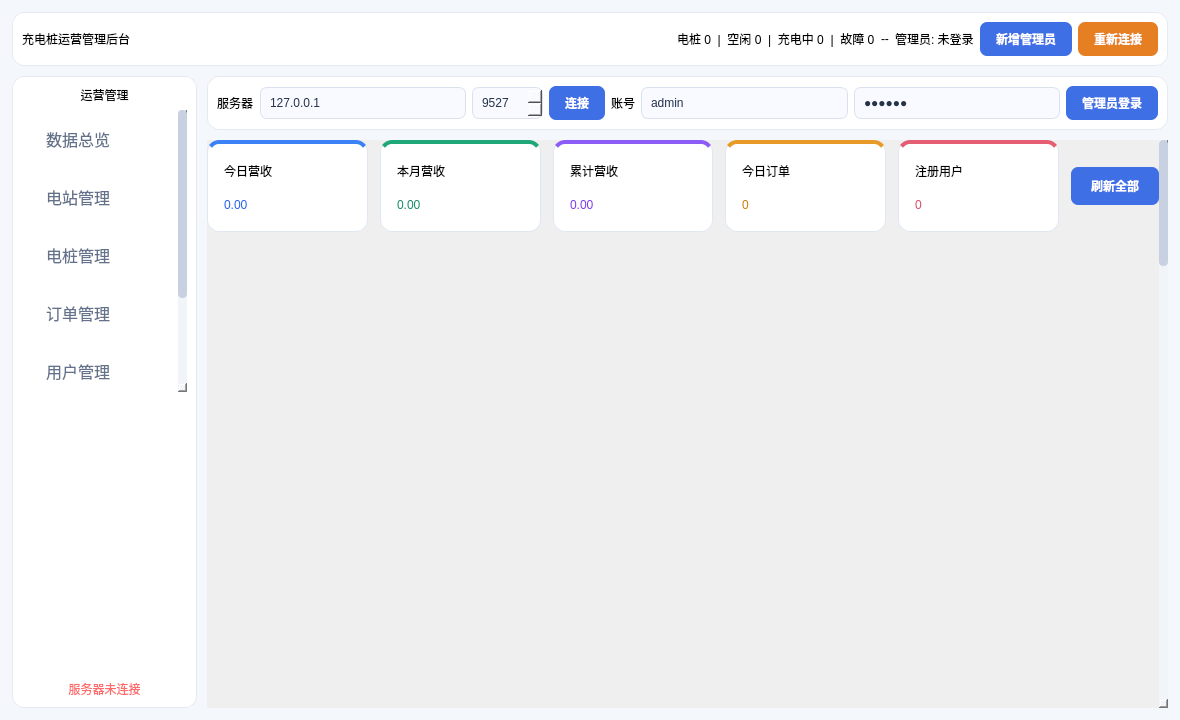
<?xml version="1.0" encoding="UTF-8"?>
<ui version="4.0">
 <class>AdminWindow</class>
 <widget class="QMainWindow" name="AdminWindow">
  <property name="windowTitle"><string>充电桩运营管理后台</string></property>
  <property name="minimumSize"><size><width>1180</width><height>720</height></size></property>
  <property name="styleSheet"><string notr="true">QMainWindow,QWidget#centralwidget{background:#f4f7fb;color:#25324a;font-family:&quot;Microsoft YaHei&quot;;font-size:14px} QFrame#topBar,QFrame#sideBar,QFrame.panel,QFrame#loginPanel,QFrame#stationForm{background:#ffffff;border:1px solid #e5eaf2;border-radius:12px} QFrame#card1{background-color:#ffffff;border:1px solid #dfe7f3;border-top:4px solid #3b82f6;border-radius:12px} QFrame#card2{background-color:#ffffff;border:1px solid #dfe7f3;border-top:4px solid #20a779;border-radius:12px} QFrame#card3{background-color:#ffffff;border:1px solid #dfe7f3;border-top:4px solid #8b5cf6;border-radius:12px} QFrame#card4{background-color:#ffffff;border:1px solid #dfe7f3;border-top:4px solid #e79a28;border-radius:12px} QFrame#card5{background-color:#ffffff;border:1px solid #dfe7f3;border-top:4px solid #e45d72;border-radius:12px} QLabel.title{font-size:22px;font-weight:700;color:#2457d6} QLabel.cardTitle{font-size:14px;font-weight:500;color:#596780} QLabel.cardValue{font-size:24px;font-weight:700} QLabel#todayRevenueValue{color:#2563eb} QLabel#monthRevenueValue{color:#168b66} QLabel#totalRevenueValue{color:#7c3aed} QLabel#todayOrdersValue{color:#cf7a08} QLabel#userCountValue{color:#d84b63} QLineEdit,QSpinBox,QDoubleSpinBox,QComboBox{background:#f8faff;border:1px solid #d9e1ee;border-radius:7px;padding:7px;color:#25324a;selection-background-color:#4878e8} QLineEdit:focus,QSpinBox:focus,QDoubleSpinBox:focus{border:1px solid #4878e8} QPushButton{background:#3f6fe5;border:0;border-radius:7px;padding:8px 16px;color:white;font-weight:600} QPushButton:hover{background:#315fd1} QPushButton:pressed{background:#254dac} QListWidget{background:transparent;border:0;outline:0;color:#63728a;font-size:16px} QListWidget::item{padding:14px 18px;margin:3px;border-radius:8px} QListWidget::item:selected{background:#e9efff;color:#2457d6;font-weight:600} QTableWidget{background:#ffffff;alternate-background-color:#f8faff;border:1px solid #e1e7f0;border-radius:8px;gridline-color:#edf1f6;color:#344158} QHeaderView::section{background:#f1f5fb;color:#68778e;padding:9px;border:0;border-right:1px solid #e4eaf3;font-weight:600} QTableWidget::item{padding:5px} QTableWidget::item:selected{background:#dfe8ff;color:#234ca8} QTabWidget::pane{border:1px solid #e5eaf2;border-radius:8px;background:#fff;top:-1px} QTabBar::tab{background:#eef2f8;color:#738198;padding:8px 14px;border-top-left-radius:7px;border-top-right-radius:7px;margin-right:2px} QTabBar::tab:selected{background:#e5edff;color:#2457d6;font-weight:600} QScrollBar:vertical{background:#f1f4f9;width:9px;border-radius:4px} QScrollBar::handle:vertical{background:#c7d1e2;border-radius:4px;min-height:24px} QStackedWidget{background:transparent} QScrollArea{border:0;background:transparent}</string></property>
  <widget class="QWidget" name="centralwidget">
   <layout class="QVBoxLayout" name="rootLayout" stretch="0,1">
    <property name="spacing"><number>10</number></property><property name="leftMargin"><number>12</number></property><property name="topMargin"><number>12</number></property><property name="rightMargin"><number>12</number></property><property name="bottomMargin"><number>12</number></property>
    <item><widget class="QFrame" name="topBar"><layout class="QHBoxLayout" name="topLayout">
     <item><widget class="QLabel" name="appTitle"><property name="text"><string>充电桩运营管理后台</string></property><property name="class" stdset="0"><string>title</string></property></widget></item>
     <item><spacer name="topSpacer"><property name="orientation"><enum>Qt::Horizontal</enum></property><property name="sizeHint" stdset="0"><size><width>30</width><height>20</height></size></property></spacer></item>
     <item><widget class="QLabel" name="chargerSummaryLabel"><property name="text"><string>电桩 0  |  空闲 0  |  充电中 0  |  故障 0</string></property></widget></item>
     <item><widget class="QLabel" name="timeLabel"><property name="text"><string>--</string></property></widget></item>
      <item><widget class="QLabel" name="adminLabel"><property name="text"><string>管理员: 未登录</string></property></widget></item><item><widget class="QPushButton" name="addAdminButton"><property name="text"><string>新增管理员</string></property></widget></item><item><widget class="QPushButton" name="reconnectButton"><property name="text"><string>重新连接</string></property><property name="visible"><bool>false</bool></property><property name="styleSheet"><string notr="true">background:#e67e22</string></property></widget></item>
    </layout></widget></item>
    <item><layout class="QHBoxLayout" name="bodyLayout" stretch="0,1"><property name="spacing"><number>10</number></property>
     <item><widget class="QFrame" name="sideBar"><property name="minimumSize"><size><width>185</width><height>0</height></size></property><property name="maximumSize"><size><width>185</width><height>16777215</height></size></property><layout class="QVBoxLayout" name="sideLayout">
      <item><widget class="QLabel" name="sideTitle"><property name="text"><string>运营管理</string></property><property name="alignment"><set>Qt::AlignCenter</set></property><property name="class" stdset="0"><string>title</string></property></widget></item>
      <item><widget class="QListWidget" name="navList"><item><property name="text"><string>数据总览</string></property></item><item><property name="text"><string>电站管理</string></property></item><item><property name="text"><string>电桩管理</string></property></item><item><property name="text"><string>订单管理</string></property></item><item><property name="text"><string>用户管理</string></property></item><item><property name="text"><string>运行日志</string></property></item></widget></item>
      <item><spacer name="sideSpacer"><property name="orientation"><enum>Qt::Vertical</enum></property><property name="sizeHint" stdset="0"><size><width>20</width><height>40</height></size></property></spacer></item>
      <item><widget class="QLabel" name="connectionLabel"><property name="text"><string>服务器未连接</string></property><property name="alignment"><set>Qt::AlignCenter</set></property><property name="styleSheet"><string notr="true">color:#ff6b6b</string></property></widget></item>
     </layout></widget></item>
     <item><layout class="QVBoxLayout" name="contentLayout">
      <item><widget class="QFrame" name="loginPanel"><layout class="QHBoxLayout" name="loginLayout">
       <item><widget class="QLabel" name="serverLabel"><property name="text"><string>服务器</string></property></widget></item><item><widget class="QLineEdit" name="hostEdit"><property name="text"><string>127.0.0.1</string></property></widget></item><item><widget class="QSpinBox" name="portSpin"><property name="maximum"><number>65535</number></property><property name="value"><number>9527</number></property></widget></item><item><widget class="QPushButton" name="connectButton"><property name="text"><string>连接</string></property></widget></item>
       <item><widget class="QLabel" name="accountLabel"><property name="text"><string>账号</string></property></widget></item><item><widget class="QLineEdit" name="usernameEdit"><property name="text"><string>admin</string></property></widget></item><item><widget class="QLineEdit" name="passwordEdit"><property name="text"><string>123456</string></property><property name="echoMode"><enum>QLineEdit::Password</enum></property></widget></item><item><widget class="QPushButton" name="loginButton"><property name="text"><string>管理员登录</string></property></widget></item>
      </layout></widget></item>
      <item><widget class="QScrollArea" name="contentScroll"><property name="widgetResizable"><bool>true</bool></property><property name="frameShape"><enum>QFrame::NoFrame</enum></property><property name="horizontalScrollBarPolicy"><enum>Qt::ScrollBarAlwaysOff</enum></property>
       <widget class="QWidget" name="scrollContent"><layout class="QVBoxLayout" name="scrollLayout"><property name="spacing"><number>10</number></property><property name="leftMargin"><number>0</number></property><property name="topMargin"><number>0</number></property><property name="rightMargin"><number>0</number></property><property name="bottomMargin"><number>0</number></property>
        <item><widget class="QStackedWidget" name="pages">
         <widget class="QWidget" name="dashboardPage"><layout class="QVBoxLayout" name="dashboardLayout"><property name="spacing"><number>10</number></property><property name="leftMargin"><number>0</number></property><property name="topMargin"><number>0</number></property><property name="rightMargin"><number>0</number></property><property name="bottomMargin"><number>10</number></property>
           <item><layout class="QHBoxLayout" name="cardLayout" stretch="1,1,1,1,1,0"><property name="spacing"><number>12</number></property><property name="leftMargin"><number>0</number></property><property name="topMargin"><number>0</number></property><property name="rightMargin"><number>0</number></property><property name="bottomMargin"><number>0</number></property>
            <item><widget class="QFrame" name="card1"><property name="class" stdset="0"><string>card</string></property><property name="minimumSize"><size><width>0</width><height>92</height></size></property><layout class="QVBoxLayout"><property name="leftMargin"><number>16</number></property><property name="topMargin"><number>12</number></property><property name="rightMargin"><number>16</number></property><property name="bottomMargin"><number>12</number></property><item><widget class="QLabel" name="ct1"><property name="text"><string>今日营收</string></property><property name="class" stdset="0"><string>cardTitle</string></property></widget></item><item><widget class="QLabel" name="todayRevenueValue"><property name="text"><string>0.00</string></property><property name="class" stdset="0"><string>cardValue</string></property></widget></item></layout></widget></item>
            <item><widget class="QFrame" name="card2"><property name="class" stdset="0"><string>card</string></property><property name="minimumSize"><size><width>0</width><height>92</height></size></property><layout class="QVBoxLayout"><property name="leftMargin"><number>16</number></property><property name="topMargin"><number>12</number></property><property name="rightMargin"><number>16</number></property><property name="bottomMargin"><number>12</number></property><item><widget class="QLabel" name="ct2"><property name="text"><string>本月营收</string></property><property name="class" stdset="0"><string>cardTitle</string></property></widget></item><item><widget class="QLabel" name="monthRevenueValue"><property name="text"><string>0.00</string></property><property name="class" stdset="0"><string>cardValue</string></property></widget></item></layout></widget></item>
            <item><widget class="QFrame" name="card3"><property name="class" stdset="0"><string>card</string></property><property name="minimumSize"><size><width>0</width><height>92</height></size></property><layout class="QVBoxLayout"><property name="leftMargin"><number>16</number></property><property name="topMargin"><number>12</number></property><property name="rightMargin"><number>16</number></property><property name="bottomMargin"><number>12</number></property><item><widget class="QLabel" name="ct3"><property name="text"><string>累计营收</string></property><property name="class" stdset="0"><string>cardTitle</string></property></widget></item><item><widget class="QLabel" name="totalRevenueValue"><property name="text"><string>0.00</string></property><property name="class" stdset="0"><string>cardValue</string></property></widget></item></layout></widget></item>
            <item><widget class="QFrame" name="card4"><property name="class" stdset="0"><string>card</string></property><property name="minimumSize"><size><width>0</width><height>92</height></size></property><layout class="QVBoxLayout"><property name="leftMargin"><number>16</number></property><property name="topMargin"><number>12</number></property><property name="rightMargin"><number>16</number></property><property name="bottomMargin"><number>12</number></property><item><widget class="QLabel" name="ct4"><property name="text"><string>今日订单</string></property><property name="class" stdset="0"><string>cardTitle</string></property></widget></item><item><widget class="QLabel" name="todayOrdersValue"><property name="text"><string>0</string></property><property name="class" stdset="0"><string>cardValue</string></property></widget></item></layout></widget></item>
            <item><widget class="QFrame" name="card5"><property name="class" stdset="0"><string>card</string></property><property name="minimumSize"><size><width>0</width><height>92</height></size></property><layout class="QVBoxLayout"><property name="leftMargin"><number>16</number></property><property name="topMargin"><number>12</number></property><property name="rightMargin"><number>16</number></property><property name="bottomMargin"><number>12</number></property><item><widget class="QLabel" name="ct5"><property name="text"><string>注册用户</string></property><property name="class" stdset="0"><string>cardTitle</string></property></widget></item><item><widget class="QLabel" name="userCountValue"><property name="text"><string>0</string></property><property name="class" stdset="0"><string>cardValue</string></property></widget></item></layout></widget></item>
            <item alignment="Qt::AlignVCenter"><widget class="QPushButton" name="refreshButton"><property name="text"><string>刷新全部</string></property><property name="minimumSize"><size><width>88</width><height>38</height></size></property><property name="maximumSize"><size><width>88</width><height>38</height></size></property><property name="styleSheet"><string notr="true">padding:6px 10px</string></property></widget></item>
           </layout></item>
           <item><layout class="QHBoxLayout" name="overviewChartsLayout" stretch="3,2"><property name="spacing"><number>12</number></property><property name="leftMargin"><number>0</number></property><property name="topMargin"><number>0</number></property><property name="rightMargin"><number>0</number></property><property name="bottomMargin"><number>0</number></property>
            <item><widget class="QFrame" name="revenuePanel"><property name="class" stdset="0"><string>panel</string></property><property name="minimumSize"><size><width>0</width><height>380</height></size></property><layout class="QVBoxLayout" name="revenueChartLayout"><property name="leftMargin"><number>0</number></property><property name="topMargin"><number>0</number></property><property name="rightMargin"><number>0</number></property><property name="bottomMargin"><number>0</number></property></layout></widget></item>
            <item><widget class="QFrame" name="statusPanel"><property name="class" stdset="0"><string>panel</string></property><property name="minimumSize"><size><width>0</width><height>380</height></size></property><layout class="QVBoxLayout" name="statusChartLayout"><property name="leftMargin"><number>0</number></property><property name="topMargin"><number>0</number></property><property name="rightMargin"><number>0</number></property><property name="bottomMargin"><number>0</number></property></layout></widget></item>
           </layout></item>
           <item><widget class="QFrame" name="rankPanel"><property name="class" stdset="0"><string>panel</string></property><property name="minimumSize"><size><width>0</width><height>400</height></size></property><layout class="QVBoxLayout" name="stationChartLayout"><property name="leftMargin"><number>0</number></property><property name="topMargin"><number>0</number></property><property name="rightMargin"><number>0</number></property><property name="bottomMargin"><number>0</number></property></layout></widget></item>
          <item><widget class="QFrame" name="livePanel"><property name="class" stdset="0"><string>panel</string></property><property name="minimumSize"><size><width>0</width><height>400</height></size></property><layout class="QVBoxLayout"><item><widget class="QLabel" name="liveTitle"><property name="text"><string>实时运营状态</string></property><property name="styleSheet"><string notr="true">font-size:16px;font-weight:600;color:#344158</string></property></widget></item><item><widget class="QTabWidget" name="liveTabs"><widget class="QWidget" name="activeTab"><attribute name="title"><string>充电中订单</string></attribute><layout class="QVBoxLayout"><item><widget class="QTableWidget" name="activeOrdersTable"><property name="columnCount"><number>6</number></property><property name="alternatingRowColors"><bool>true</bool></property><column><property name="text"><string>ID</string></property></column><column><property name="text"><string>用户</string></property></column><column><property name="text"><string>电站</string></property></column><column><property name="text"><string>电桩</string></property></column><column><property name="text"><string>电量</string></property></column><column><property name="text"><string>时长</string></property></column></widget></item></layout></widget><widget class="QWidget" name="faultTab"><attribute name="title"><string>故障设备</string></attribute><layout class="QVBoxLayout"><item><widget class="QTableWidget" name="faultTable"><property name="columnCount"><number>3</number></property><property name="alternatingRowColors"><bool>true</bool></property><column><property name="text"><string>设备</string></property></column><column><property name="text"><string>电站</string></property></column><column><property name="text"><string>最后心跳</string></property></column></widget></item></layout></widget></widget></item></layout></widget></item>
          <item><widget class="QFrame" name="voltagePanel"><property name="class" stdset="0"><string>panel</string></property><property name="minimumSize"><size><width>0</width><height>400</height></size></property><layout class="QVBoxLayout" name="voltageChartLayout"/></widget></item>
          <item><widget class="QFrame" name="currentPanel"><property name="class" stdset="0"><string>panel</string></property><property name="minimumSize"><size><width>0</width><height>400</height></size></property><layout class="QVBoxLayout" name="currentChartLayout"/></widget></item>
          <item><widget class="QFrame" name="powerPanel"><property name="class" stdset="0"><string>panel</string></property><property name="minimumSize"><size><width>0</width><height>400</height></size></property><layout class="QVBoxLayout" name="powerChartLayout"/></widget></item>
         </layout></widget>
         <widget class="QWidget" name="stationsPage"><layout class="QVBoxLayout"><item><widget class="QFrame" name="stationForm"><property name="class" stdset="0"><string>panel</string></property><layout class="QGridLayout"><item row="0" column="0" colspan="9"><widget class="QLabel" name="stationFormTitle"><property name="text"><string>电站资料（选择表格行可编辑）</string></property></widget></item><item row="1" column="0"><widget class="QLineEdit" name="stationNameEdit"><property name="placeholderText"><string>站点名称</string></property></widget></item><item row="1" column="1"><widget class="QLineEdit" name="addressEdit"><property name="placeholderText"><string>详细地址</string></property></widget></item><item row="1" column="2"><widget class="QDoubleSpinBox" name="longitudeSpin"><property name="minimum"><double>-180.000000000000000</double></property><property name="maximum"><double>180.000000000000000</double></property><property name="decimals"><number>6</number></property><property name="value"><double>121.530000000000000</double></property><property name="prefix"><string>经度 </string></property></widget></item><item row="1" column="3"><widget class="QDoubleSpinBox" name="latitudeSpin"><property name="minimum"><double>-90.000000000000000</double></property><property name="maximum"><double>90.000000000000000</double></property><property name="decimals"><number>6</number></property><property name="value"><double>38.880000000000000</double></property><property name="prefix"><string>纬度 </string></property></widget></item><item row="1" column="4"><widget class="QDoubleSpinBox" name="priceSpin"><property name="minimum"><double>0.010000000000000</double></property><property name="maximum"><double>99.000000000000000</double></property><property name="value"><double>1.200000000000000</double></property><property name="prefix"><string>电价 </string></property></widget></item><item row="1" column="5"><widget class="QComboBox" name="stationStatusCombo"><item><property name="text"><string>ONLINE</string></property></item><item><property name="text"><string>MAINTENANCE</string></property></item><item><property name="text"><string>OFFLINE</string></property></item></widget></item><item row="1" column="6"><widget class="QPushButton" name="addStationButton"><property name="text"><string>新增</string></property></widget></item><item row="1" column="7"><widget class="QPushButton" name="updateStationButton"><property name="text"><string>保存修改</string></property></widget></item><item row="1" column="8"><widget class="QPushButton" name="deleteStationButton"><property name="text"><string>删除</string></property><property name="styleSheet"><string notr="true">background:#d64b62</string></property></widget></item></layout></widget></item><item><widget class="QTableWidget" name="stationsTable"><property name="columnCount"><number>10</number></property><property name="alternatingRowColors"><bool>true</bool></property><column><property name="text"><string>ID</string></property></column><column><property name="text"><string>站点名称</string></property></column><column><property name="text"><string>地址</string></property></column><column><property name="text"><string>经度</string></property></column><column><property name="text"><string>纬度</string></property></column><column><property name="text"><string>电价</string></property></column><column><property name="text"><string>状态</string></property></column><column><property name="text"><string>电桩总数</string></property></column><column><property name="text"><string>空闲</string></property></column><column><property name="text"><string>故障</string></property></column></widget></item></layout></widget>
         <widget class="QWidget" name="chargersPage"><layout class="QVBoxLayout"><item><widget class="QFrame" name="chargerForm"><property name="class" stdset="0"><string>panel</string></property><layout class="QGridLayout"><item row="0" column="0" colspan="9"><widget class="QLabel" name="chargerTip"><property name="text"><string>电桩资料（选择表格行可编辑；运行中的设备禁止修改或删除）</string></property></widget></item><item row="1" column="0"><widget class="QLineEdit" name="chargerCodeEdit"><property name="placeholderText"><string>设备编号，如 DL-NEW-001</string></property></widget></item><item row="1" column="1"><widget class="QComboBox" name="chargerStationCombo"/></item><item row="1" column="2"><widget class="QComboBox" name="chargerTypeCombo"><item><property name="text"><string>FAST</string></property></item><item><property name="text"><string>SLOW</string></property></item></widget></item><item row="1" column="3"><widget class="QDoubleSpinBox" name="chargerPowerSpin"><property name="minimum"><double>0.100000000000000</double></property><property name="maximum"><double>1000.000000000000000</double></property><property name="value"><double>120.000000000000000</double></property><property name="suffix"><string> kW</string></property></widget></item><item row="1" column="4"><widget class="QComboBox" name="chargerStatusCombo"><item><property name="text"><string>IDLE</string></property></item><item><property name="text"><string>OFFLINE</string></property></item><item><property name="text"><string>FAULT</string></property></item></widget></item><item row="1" column="5"><widget class="QPushButton" name="addChargerButton"><property name="text"><string>新增</string></property></widget></item><item row="1" column="6"><widget class="QPushButton" name="updateChargerButton"><property name="text"><string>保存修改</string></property></widget></item><item row="1" column="7"><widget class="QPushButton" name="restartButton"><property name="text"><string>重启</string></property></widget></item><item row="1" column="8"><widget class="QPushButton" name="deleteChargerButton"><property name="text"><string>删除</string></property><property name="styleSheet"><string notr="true">background:#d64b62</string></property></widget></item></layout></widget></item><item><widget class="QTableWidget" name="chargersTable"><property name="columnCount"><number>12</number></property><property name="alternatingRowColors"><bool>true</bool></property><column><property name="text"><string>ID</string></property></column><column><property name="text"><string>编号</string></property></column><column><property name="text"><string>所属电站</string></property></column><column><property name="text"><string>类型</string></property></column><column><property name="text"><string>功率(kW)</string></property></column><column><property name="text"><string>状态</string></property></column><column><property name="text"><string>订单数</string></property></column><column><property name="text"><string>运行时长(s)</string></property></column><column><property name="text"><string>最后心跳</string></property></column><column><property name="text"><string>电压(V)</string></property></column><column><property name="text"><string>电流(A)</string></property></column><column><property name="text"><string>功率(kW)</string></property></column></widget></item></layout></widget>
         <widget class="QWidget" name="ordersPage"><layout class="QVBoxLayout"><item><widget class="QLabel" name="orderTip"><property name="text"><string>订单中心：展示充电中、待结算、已完成和已取消订单（最多 300 条）</string></property></widget></item><item><widget class="QTableWidget" name="ordersTable"><property name="columnCount"><number>12</number></property><property name="alternatingRowColors"><bool>true</bool></property><property name="selectionBehavior"><enum>QAbstractItemView::SelectRows</enum></property><column><property name="text"><string>订单ID</string></property></column><column><property name="text"><string>用户手机</string></property></column><column><property name="text"><string>电站</string></property></column><column><property name="text"><string>电桩</string></property></column><column><property name="text"><string>状态</string></property></column><column><property name="text"><string>模式</string></property></column><column><property name="text"><string>目标</string></property></column><column><property name="text"><string>电量(kWh)</string></property></column><column><property name="text"><string>时长(s)</string></property></column><column><property name="text"><string>金额(元)</string></property></column><column><property name="text"><string>开始时间</string></property></column><column><property name="text"><string>结束时间</string></property></column></widget></item></layout></widget>
         <widget class="QWidget" name="usersPage"><layout class="QVBoxLayout"><item><layout class="QHBoxLayout"><item><widget class="QLineEdit" name="phoneSearchEdit"><property name="placeholderText"><string>输入手机号（支持模糊查询）</string></property></widget></item><item><widget class="QPushButton" name="searchUserButton"><property name="text"><string>查询用户</string></property></widget></item><item><spacer name="userSpacer"><property name="orientation"><enum>Qt::Horizontal</enum></property><property name="sizeHint" stdset="0"><size><width>40</width><height>20</height></size></property></spacer></item><item><widget class="QPushButton" name="freezeButton"><property name="text"><string>冻结所选用户</string></property><property name="styleSheet"><string notr="true">background:#d64b62</string></property></widget></item><item><widget class="QPushButton" name="unfreezeButton"><property name="text"><string>解锁 / 解冻所选用户</string></property></widget></item></layout></item><item><widget class="QTableWidget" name="usersTable"><property name="columnCount"><number>8</number></property><property name="alternatingRowColors"><bool>true</bool></property><property name="selectionBehavior"><enum>QAbstractItemView::SelectRows</enum></property><column><property name="text"><string>ID</string></property></column><column><property name="text"><string>手机号</string></property></column><column><property name="text"><string>昵称</string></property></column><column><property name="text"><string>余额(元)</string></property></column><column><property name="text"><string>状态</string></property></column><column><property name="text"><string>密码失败次数</string></property></column><column><property name="text"><string>锁定时间</string></property></column><column><property name="text"><string>注册时间</string></property></column></widget></item></layout></widget>
         <widget class="QWidget" name="logsPage"><layout class="QVBoxLayout"><item><widget class="QLabel" name="logTip"><property name="text"><string>管理员关键操作审计日志（最多 300 条）</string></property></widget></item><item><widget class="QTableWidget" name="logsTable"><property name="columnCount"><number>6</number></property><property name="alternatingRowColors"><bool>true</bool></property><column><property name="text"><string>ID</string></property></column><column><property name="text"><string>操作者</string></property></column><column><property name="text"><string>操作</string></property></column><column><property name="text"><string>目标</string></property></column><column><property name="text"><string>结果</string></property></column><column><property name="text"><string>时间</string></property></column></widget></item></layout></widget>
        </widget></item>
       </layout></widget></widget>
       </item>
      </layout></item>
     </layout></item>
    </layout>
   </widget>
  </widget>
  <resources/><connections/>
</ui>
